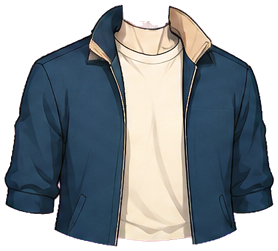
#> input picture output/imagegen/layered-v3/P01-parts-v1/parts/P01_torso.png, 278 x 251 px
$ python refine_parts.py
#> lines starting #> are read from the running program, lines starting #| are printed output that depends on the picture; after the words box and inside, x2 and y2 are one past the last pixel; in counts of white or black regions, pixels touching at a corner belong together
"""Remove accidentally generated fixed sleeves from the otherwise complete torso."""
from pathlib import Path
import hashlib
import json

import numpy as np
from PIL import Image, ImageDraw

BASE = Path(__file__).resolve().parent
source = BASE/'parts/P01_torso.png'
target = BASE/'parts/P01_torso_articulation.png'
im = Image.open(source).convert('RGBA')
#> im is the input picture: PIL image 278x251 RGBA; mean R, G, B, A 68.7, 75.5, 80.6, 177.2
# Inspected contour in the 278x251 extracted source. Keep the native canvas so
# that all parent attachments retain the same source coordinate system.
reference_size = (278, 251)
outline = [(108,0),(168,0),(217,47),(239,67),(230,108),(224,160),
           (225,210),(232,247),(58,250),(52,236),(58,179),(60,141),
           (51,103),(45,71),(68,48)]
outline = [(round(x*im.width/reference_size[0]), round(y*im.height/reference_size[1]))
           for x,y in outline]
mask = Image.new('L',(im.width*4,im.height*4))
#> mask: PIL image 1112x1004 L; every value is 0
ImageDraw.Draw(mask).polygon([(x*4,y*4) for x,y in outline],fill=255)
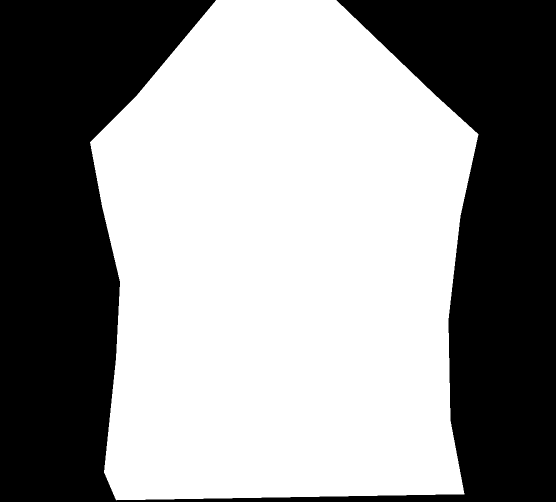
#> mask: PIL image 1112x1004 L (shown at 1/2 size); 57.2% white; 1 black region, box (x1, y1, x2, y2) and area: (0, 0, 1112, 1004) 478159
mask = mask.resize(im.size,Image.Resampling.LANCZOS)
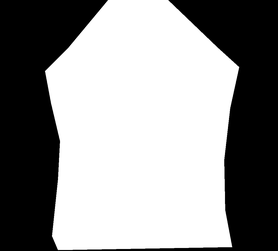
#> mask: PIL image 278x251 L; min 0, max 255, mean 145.8
pixels = np.array(im)
pixels[:,:,3] = np.minimum(pixels[:,:,3], np.array(mask))
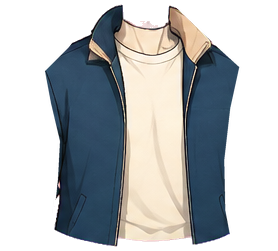
#> pixels: shape (251, 278, 4); 18.32% of pixels changed, all inside (x1, y1, x2, y2) = (4, 8, 274, 234); transparent parts drawn white
Image.fromarray(pixels).save(target)
report = dict(source=source.relative_to(BASE).as_posix(),
              source_sha256=hashlib.sha256(source.read_bytes()).hexdigest(),
              output=target.relative_to(BASE).as_posix(),
              output_sha256=hashlib.sha256(target.read_bytes()).hexdigest(),
              contour_px=outline, method='inspected alpha contour removes fixed sleeve shapes; native canvas retained',
              hidden_region_source='original atlas painted full central jacket and T-shirt; no full-character crop, no newly invented or synthesized torso pixels',
              limitations='this local cleanup does not approve the overall illustration style or prove every joint seam')
(BASE/'torso-refinement.json').write_text(json.dumps(report,ensure_ascii=False,indent=2),encoding='utf-8')
print('Saved torso with independently movable sleeves:',target.name)

$ run again, with output/imagegen/layered-v3/P01-parts-v1/parts/P01_arm_far_upper.png copied over output/imagegen/layered-v3/P01-parts-v1/parts/P01_torso.png
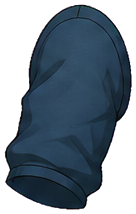
#> input picture output/imagegen/layered-v3/P01-parts-v1/parts/P01_arm_far_upper.png, 136 x 214 px
#> im is the input picture: PIL image 136x214 RGBA; mean R, G, B, A 23.2, 36.5, 48.5, 158.1
#> `ImageDraw.Draw(mask).polygon([(x*4,y*4) for x,y in outline],fill=255)`:
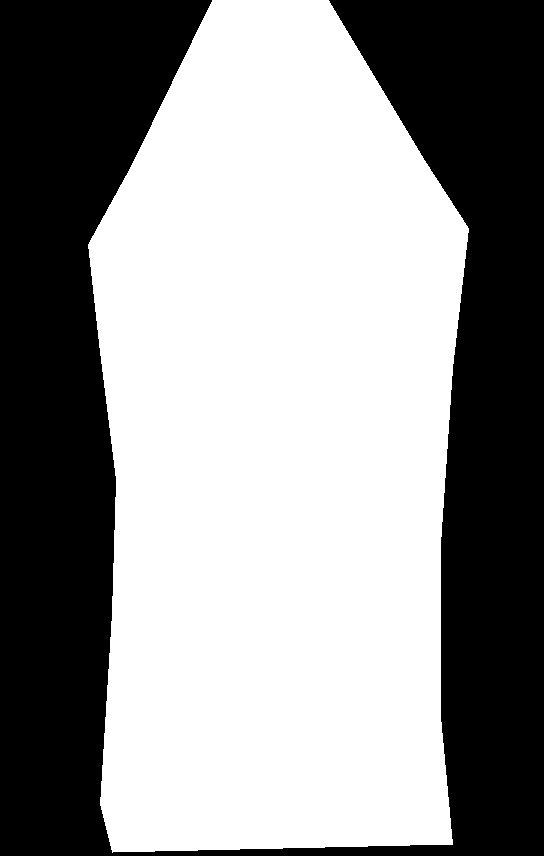
#> mask: PIL image 544x856 L; 57.5% white; 1 black region, box (x1, y1, x2, y2) and area: (0, 0, 544, 856) 197845
#> `pixels[:,:,3] = np.minimum(pixels[:,:,3], np.array(mask))`:
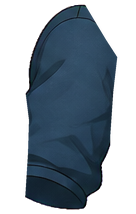
#> pixels: shape (214, 136, 4); 13.03% of pixels changed, all inside (x1, y1, x2, y2) = (4, 5, 132, 198); transparent parts drawn white

$ run again, with output/imagegen/layered-v3/P01-parts-v1/parts/P01_arm_near_lower.png copied over output/imagegen/layered-v3/P01-parts-v1/parts/P01_torso.png
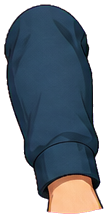
#> input picture output/imagegen/layered-v3/P01-parts-v1/parts/P01_arm_near_lower.png, 108 x 218 px
#> im is the input picture: PIL image 108x218 RGBA; mean R, G, B, A 39.3, 48, 56.9, 161.5
#> `ImageDraw.Draw(mask).polygon([(x*4,y*4) for x,y in outline],fill=255)`:
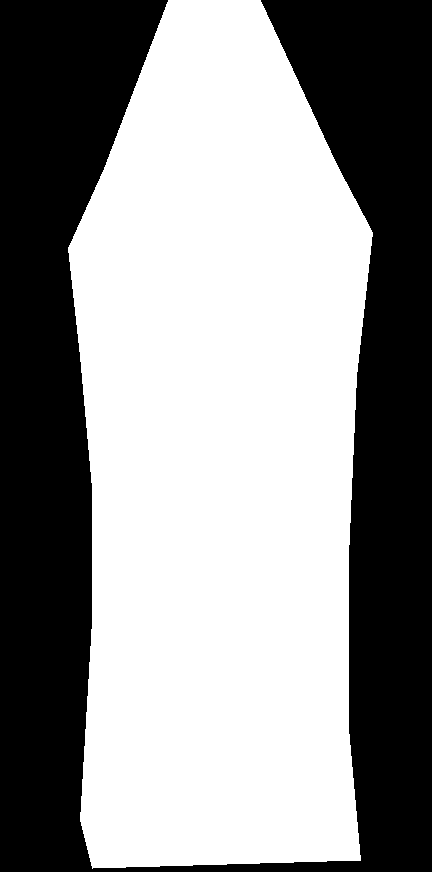
#> mask: PIL image 432x872 L; 57.2% white; 1 black region, box (x1, y1, x2, y2) and area: (0, 0, 432, 872) 161233
#> `pixels[:,:,3] = np.minimum(pixels[:,:,3], np.array(mask))`:
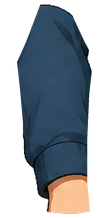
#> pixels: shape (218, 108, 4); 15.12% of pixels changed, all inside (x1, y1, x2, y2) = (4, 5, 104, 212); transparent parts drawn white
